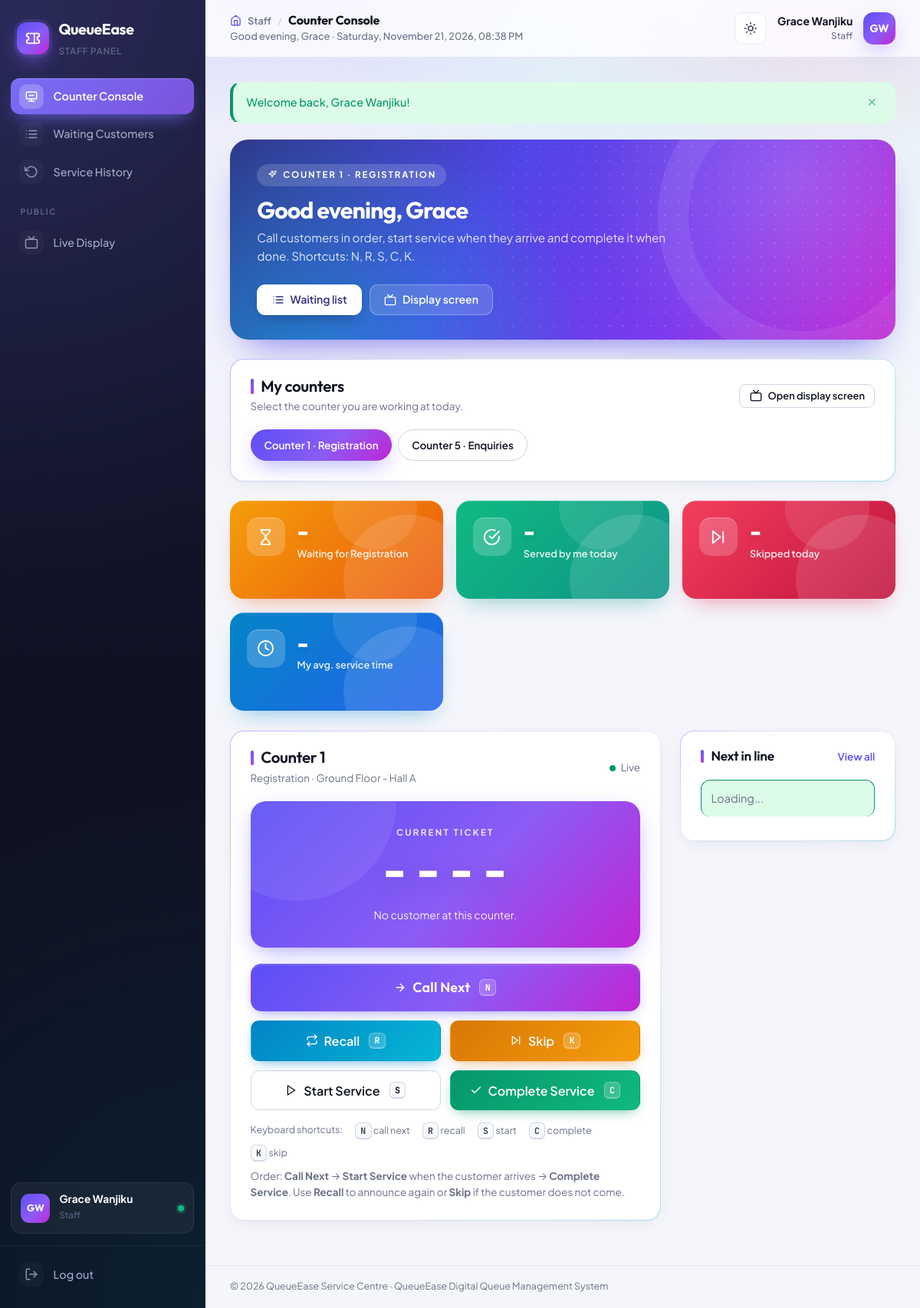
Screenshot of /staff/dashboard.php (signed in) with the database file from the repository.
### tables this page shows
CREATE TABLE users (
    id              INT UNSIGNED NOT NULL AUTO_INCREMENT,
    full_name       VARCHAR(100) NOT NULL,
    email           VARCHAR(150) NOT NULL,
    phone           VARCHAR(20)  DEFAULT NULL,
    password_hash   VARCHAR(255) NOT NULL,
    role            ENUM('admin','staff','customer') NOT NULL DEFAULT 'customer',
    is_active       TINYINT(1)   NOT NULL DEFAULT 1,
    last_login_at   DATETIME     DEFAULT NULL,
    created_at      TIMESTAMP    NOT NULL DEFAULT CURRENT_TIMESTAMP,
    updated_at      TIMESTAMP    NOT NULL DEFAULT CURRENT_TIMESTAMP ON UPDATE CURRENT_TIMESTAMP,
    PRIMARY KEY (id),
    UNIQUE KEY uq_users_email (email),
    KEY idx_users_role (role)
);

CREATE TABLE counters (
    id              INT UNSIGNED NOT NULL AUTO_INCREMENT,
    name            VARCHAR(50)  NOT NULL,
    service_id      INT UNSIGNED NOT NULL,
    location        VARCHAR(100) DEFAULT NULL,
    is_active       TINYINT(1)   NOT NULL DEFAULT 1,
    created_at      TIMESTAMP    NOT NULL DEFAULT CURRENT_TIMESTAMP,
    updated_at      TIMESTAMP    NOT NULL DEFAULT CURRENT_TIMESTAMP ON UPDATE CURRENT_TIMESTAMP,
    PRIMARY KEY (id),
    UNIQUE KEY uq_counters_name (name),
    KEY idx_counters_service (service_id),
    CONSTRAINT fk_counters_service FOREIGN KEY (service_id) REFERENCES services (id)
        ON DELETE RESTRICT ON UPDATE CASCADE
);

CREATE TABLE services (
    id                   INT UNSIGNED NOT NULL AUTO_INCREMENT,
    name                 VARCHAR(100) NOT NULL,
    prefix               VARCHAR(5)   NOT NULL,
    description          VARCHAR(255) DEFAULT NULL,
    avg_service_minutes  SMALLINT UNSIGNED NOT NULL DEFAULT 5,
    is_active            TINYINT(1)   NOT NULL DEFAULT 1,
    created_at           TIMESTAMP    NOT NULL DEFAULT CURRENT_TIMESTAMP,
    updated_at           TIMESTAMP    NOT NULL DEFAULT CURRENT_TIMESTAMP ON UPDATE CURRENT_TIMESTAMP,
    PRIMARY KEY (id),
    UNIQUE KEY uq_services_name (name),
    UNIQUE KEY uq_services_prefix (prefix)
);

### includes/functions.php (called while the page is built, shortened)
<?php
function e($value): string
{
    return htmlspecialchars((string) ($value ?? ''), ENT_QUOTES, 'UTF-8');
}
function url(string $path = ''): string
{
    return BASE_URL . '/' . ltrim($path, '/');
}
function get_flashes(): array
{
    $flashes = $_SESSION['flash'] ?? [];
    return $flashes;
}

### includes/auth.php (called while the page is built, shortened)
<?php
function current_user(): ?array
{
    return $_SESSION['user'] ?? null;
}
function is_logged_in(): bool
{
    return !empty($_SESSION['user']['id']);
}
function require_login(bool $json = false): array
{
    $stmt = db()->prepare('SELECT id, full_name, email, role, is_active FROM users WHERE id = ?');
    $stmt->execute([$_SESSION['user']['id']]);
    $user = $stmt->fetch();
    return $_SESSION['user'];
}
function require_role($roles, bool $json = false): array
{
    $user  = require_login($json);
    $roles = (array) $roles;
    return $user;
}

### config/database.php (called while the page is built)
<?php
function db(): PDO
{
    static $pdo = null;
    if ($pdo === null) {
        $dsn = 'mysql:host=' . DB_HOST . ';port=' . DB_PORT . ';dbname=' . DB_NAME . ';charset=utf8mb4';
        $options = [
            PDO::ATTR_ERRMODE            => PDO::ERRMODE_EXCEPTION,
            PDO::ATTR_DEFAULT_FETCH_MODE => PDO::FETCH_ASSOC,
            PDO::ATTR_EMULATE_PREPARES   => false,
        ];
        try {
            $pdo = new PDO($dsn, DB_USER, DB_PASS, $options);
            $offset = (new DateTime('now'))->format('P');
            $pdo->exec("SET time_zone = '" . $offset . "'");
        } catch (PDOException $e) {
            http_response_code(500);
            $message = APP_DEBUG
                ? 'Database connection failed: ' . $e->getMessage()
                : 'Database connection failed. Please contact the administrator.';
            exit('<div style="font-family:sans-serif;padding:2rem;color:#b91c1c">'
                . htmlspecialchars($message, ENT_QUOTES, 'UTF-8')
                . '<br><small>Check that MySQL is running in XAMPP and that the database "'
                . htmlspecialchars(DB_NAME, ENT_QUOTES, 'UTF-8') . '" has been imported.</small></div>');
        }
    }
    return $pdo;
}

### includes/queue_functions.php (called while the page is built, shortened)
<?php
function get_staff_counters(PDO $pdo, int $staffId): array
{
    $stmt = $pdo->prepare(
        "SELECT c.id, c.name, c.location, c.service_id, s.name AS service_name, s.prefix
           FROM staff_counters sc
           JOIN counters c ON c.id = sc.counter_id AND c.is_active = 1
           JOIN services s ON s.id = c.service_id AND s.is_active = 1
          WHERE sc.user_id = ?
          ORDER BY c.name"
    );
    $stmt->execute([$staffId]);
    return $stmt->fetchAll();
}

### staff/dashboard.php (the view, shortened to what this page needs)
<?php
$user = require_role('staff');
$pdo      = db();
$counters = get_staff_counters($pdo, (int) $user['id']);
$selected   = null;
if (!$selected && $counters) {
    $selected = $counters[0];
}
$pageTitle  = 'Counter Console';
$activeMenu = 'dashboard';
require __DIR__ . '/../includes/header.php';
$hero = [
    'eyebrow' => $selected ? $selected['name'] . ' · ' . $selected['service_name'] : 'Staff console',
    'text'    => $selected
        ? 'Call customers in order, start service when they arrive and complete it when done. Shortcuts: N, R, S, C, K.'
        : 'You are not assigned to a counter yet.',
    'actions' => [
        ['Waiting list', 'staff/waiting.php', 'list', 'light'],
        ['Display screen', 'public/display.php', 'tv', 'glass', true],
    ],
];
require __DIR__ . '/../includes/hero_banner.php';
?>
<?php if (!$counters): ?>
    <div class="card empty-state">
        <div class="empty-icon"><?= icon('monitor') ?></div>
        <h2>No counter assigned</h2>
        <p>You have not been assigned to an active service counter yet. Please ask the administrator to assign you.</p>
    </div>
<?php else: ?>
    <div class="card">
        <div class="card-header">
            <div>
                <h2>My counters</h2>
                <p class="card-subtitle">Select the counter you are working at today.</p>
            </div>
            <a href="<?= url('public/display.php') ?>" target="_blank" rel="noopener" class="btn btn-outline btn-sm"><?= icon('tv') ?> Open display screen</a>
        </div>
        <div class="counter-picker">
            <?php foreach ($counters as $c): ?>
                <a class="counter-chip<?= (int) $c['id'] === (int) $selected['id'] ? ' active' : '' ?>" href="?counter=<?= (int) $c['id'] ?>">
                    <?= e($c['name']) ?> &middot; <?= e($c['service_name']) ?>
                </a>
            <?php endforeach; ?>
        </div>
    </div>
    <div id="console" data-counter="<?= (int) $selected['id'] ?>" data-endpoint="<?= url('queue/api/staff_action.php') ?>">
        <div class="stats-grid">
            <div class="stat-card"><span class="stat-icon tone-warning"><?= icon('hourglass') ?></span><div><div class="stat-value" data-s="waiting_count">-</div><div class="stat-label">Waiting for <?= e($selected['service_name']) ?></div></div></div>
            <div class="stat-card"><span class="stat-icon tone-success"><?= icon('check-circle') ?></span><div><div class="stat-value" data-s="served_today">-</div><div class="stat-label">Served by me today</div></div></div>
            <div class="stat-card"><span class="stat-icon tone-danger"><?= icon('skip') ?></span><div><div class="stat-value" data-s="skipped_today">-</div><div class="stat-label">Skipped today</div></div></div>
            <div class="stat-card"><span class="stat-icon tone-info"><?= icon('clock') ?></span><div><div class="stat-value" data-s="avg_service">-</div><div class="stat-label">My avg. service time</div></div></div>
        </div>
        <div class="grid grid-wide-left">
            <div class="card">
                <div class="card-header">
                    <div>
                        <h2><?= e($selected['name']) ?></h2>
                        <p class="card-subtitle"><?= e($selected['service_name']) ?><?= $selected['location'] ? ' &middot; ' . e($selected['location']) : '' ?></p>
                    </div>
                    <span class="small muted"><span class="live-dot"></span>Live</span>
                </div>
                <div class="console-current">
                    <div class="label" id="currentLabel">Current ticket</div>
                    <span class="ticket-no" id="currentNumber">----</span>
                    <div class="meta" id="currentMeta">No customer at this counter.</div>
                </div>
                <div class="console-actions">
                    <button class="btn btn-primary btn-xl btn-call" data-action="call"><?= icon('arrow-right') ?> Call Next <kbd>N</kbd></button>
                    <button class="btn btn-info btn-lg" data-action="recall"><?= icon('repeat') ?> Recall <kbd>R</kbd></button>
                    <button class="btn btn-warning btn-lg" data-action="skip" data-confirm="Skip this ticket? The customer did not respond."><?= icon('skip') ?> Skip <kbd>K</kbd></button>
                    <button class="btn btn-outline btn-lg" data-action="start"><?= icon('play') ?> Start Service <kbd>S</kbd></button>
                    <button class="btn btn-success btn-lg" data-action="complete"><?= icon('check') ?> Complete Service <kbd>C</kbd></button>
                </div>
                <p class="shortcut-hint mb-0"><span>Keyboard shortcuts:</span><span><kbd>N</kbd> call next</span><span><kbd>R</kbd> recall</span><span><kbd>S</kbd> start</span><span><kbd>C</kbd> complete</span><span><kbd>K</kbd> skip</span></p>
                <p class="small muted mt-1 mb-0">Order: <strong>Call Next</strong> &rarr; <strong>Start Service</strong> when the customer arrives &rarr; <strong>Complete Service</strong>. Use <strong>Recall</strong> to announce again or <strong>Skip</strong> if the customer does not come.</p>
            </div>
            <div class="card">
                <div class="card-header">
                    <h3>Next in line</h3>
                    <a href="<?= url('staff/waiting.php') ?>" class="small">View all</a>
                </div>
                <ul class="waiting-list" id="waitingList"><li class="muted">Loading...</li></ul>
            </div>
        </div>
    </div>
<?php endif; ?>
<?php
require __DIR__ . '/../includes/footer.php';
?>

### includes/header.php (shortened to what this page needs)
<?php
$pageTitle  = $pageTitle ?? 'Dashboard';
$activeMenu = $activeMenu ?? '';
$user       = current_user();
$role       = $user['role'] ?? '';
$menus = [
    'admin' => [
        ['dashboard',     'Dashboard',       'admin/dashboard.php',      'dashboard'],
        ['tickets',       'All Tickets',     'admin/tickets.php',        'ticket'],
        ['section',       'Management'],
        ['services',      'Services',        'admin/services.php',       'layers'],
        ['counters',      'Counters',        'admin/counters.php',       'monitor'],
        ['staff',         'Staff',           'admin/staff.php',          'users'],
        ['assignments',   'Counter Assignments', 'admin/assignments.php', 'link'],
        ['customers',     'Customers',       'admin/customers.php',      'user'],
        ['announcements', 'Announcements',   'admin/announcements.php',  'megaphone'],
        ['section',       'Insights'],
        ['reports',       'Reports',         'reports/index.php',        'chart'],
        ['logs',          'Activity Logs',   'admin/activity_logs.php',  'activity'],
        ['section',       'Public'],
        ['display',       'Live Display',    'public/display.php',       'tv', true],
    ],
    'staff' => [
        ['dashboard', 'Counter Console',   'staff/dashboard.php', 'counter'],
        ['waiting',   'Waiting Customers', 'staff/waiting.php',   'list'],
        ['history',   'Service History',   'staff/history.php',   'history'],
        ['section',   'Public'],
        ['display',   'Live Display',      'public/display.php',  'tv', true],
    ],
    'customer' => [
        ['dashboard', 'My Dashboard',     'customer/dashboard.php',  'dashboard'],
        ['services',  'Get a Ticket',     'customer/get_ticket.php', 'ticket'],
        ['history',   'My Ticket History', 'customer/history.php',   'history'],
        ['section',   'Public'],
        ['display',   'Live Display',     'public/display.php',      'tv', true],
    ],
];
$roleLabels = ['admin' => 'Administrator', 'staff' => 'Staff', 'customer' => 'Customer'];
$initials   = strtoupper(implode('', array_map(fn($w) => mb_substr($w, 0, 1), array_slice(explode(' ', $user['name'] ?? 'U'), 0, 2))));
?>
<!DOCTYPE html>
<html lang="en">
<head>
    <link rel="stylesheet" href="<?= url('assets/css/style.css') ?>">
    <link rel="stylesheet" href="<?= url('assets/css/print.css') ?>" media="print">
</head>
<body class="app-body role-<?= e($role) ?>">
<div class="app-shell">
    <aside class="sidebar" id="sidebar">
        <div class="sidebar-brand">
            <span class="brand-logo"><?= icon('ticket') ?></span>
            <div>
                <strong><?= e(APP_NAME) ?></strong>
                <small><?= e($roleLabels[$role] ?? '') ?> Panel</small>
            </div>
        </div>
        <nav class="sidebar-nav">
            <?php foreach ($menus[$role] ?? [] as $item): ?>
                <?php if ($item[0] === 'section'): ?>
                    <div class="nav-section"><?= e($item[1]) ?></div>
                <?php else: ?>
                    <a href="<?= url($item[2]) ?>" class="nav-link<?= $activeMenu === $item[0] ? ' active' : '' ?>"<?= !empty($item[4]) ? ' target="_blank" rel="noopener"' : '' ?>>
                        <?= icon($item[3]) ?><span><?= e($item[1]) ?></span>
                    </a>
                <?php endif; ?>
            <?php endforeach; ?>
        </nav>
        <div class="sidebar-profile">
            <span class="avatar"><?= e($initials) ?></span>
            <div><strong><?= e($user['name'] ?? '') ?></strong><small><?= e($roleLabels[$role] ?? '') ?></small></div>
            <span class="status-dot" title="Online"></span>
        </div>
        <form method="post" action="<?= url('logout.php') ?>" class="sidebar-logout">
            <button type="submit" class="nav-link nav-button"><?= icon('logout') ?><span>Log out</span></button>
        </form>
    </aside>
    <div class="main-area">
        <header class="topbar">
            <div class="topbar-title">
                <div class="crumbs"><?= icon('home', 'icon crumb-icon') ?><span><?= e($roleLabels[$role] ?? '') ?></span><span class="crumb-sep">/</span><h1><?= e($pageTitle) ?></h1></div>
                <span class="topbar-date"><span data-greeting data-name="<?= e(explode(' ', $user['name'] ?? '')[0]) ?>"></span><span data-live-clock><?= e(date('l, d F Y')) ?></span></span>
            </div>
            <div class="topbar-user">
                <button class="icon-btn theme-toggle" type="button" data-theme-toggle aria-label="Switch light or dark mode" title="Light / dark mode">
                    <?= icon('sun', 'icon icon-sun') ?><?= icon('moon', 'icon icon-moon') ?>
                </button>
                <div class="user-meta">
                    <strong><?= e($user['name'] ?? '') ?></strong>
                    <small><?= e($roleLabels[$role] ?? '') ?></small>
                </div>
                <span class="avatar"><?= e($initials) ?></span>
            </div>
        </header>
        <main class="content">
            <?php foreach (get_flashes() as $flash): ?>
                <div class="alert alert-<?= e($flash['type']) ?>" data-dismissible>
                    <span><?= e($flash['message']) ?></span>
                    <button type="button" class="alert-close" aria-label="Close">&times;</button>
                </div>
            <?php endforeach; ?>

### includes/hero_banner.php (shortened to what this page needs)
<?php
$hour     = (int) date('G');
$greeting = $hour < 12 ? 'Good morning' : ($hour < 17 ? 'Good afternoon' : 'Good evening');
$first    = explode(' ', current_user()['name'] ?? '')[0];
?>
<section class="hero-banner">
    <div>
        <span class="hero-eyebrow"><?= icon('sparkle') ?> <?= e($hero['eyebrow'] ?? APP_NAME) ?></span>
        <h2><?= e($greeting . ($first ? ', ' . $first : '')) ?></h2>
        <p><?= e($hero['text'] ?? '') ?></p>
    </div>
    <?php if (!empty($hero['actions'])): ?>
        <div class="hero-actions">
            <?php foreach ($hero['actions'] as $a): ?>
                <a class="btn btn-<?= e($a[3] ?? 'glass') ?>" href="<?= url($a[1]) ?>"<?= !empty($a[4]) ? ' target="_blank" rel="noopener"' : '' ?>><?= icon($a[2]) ?> <?= e($a[0]) ?></a>
            <?php endforeach; ?>
        </div>
    <?php endif; ?>
</section>

### rows the page displays
users: role "STAFF", full_name "GW", full_name "Grace Wanjiku", role "Staff", full_name "Good evening, Grace"
counters: name.name "COUNTER 1 · REGISTRATION", name.name "Call customers in order, start service when they arrive and complete it when done. Shortcuts: N, R, S, C, K.", name "Counter 1", service.name "Registration", location "Ground Floor - Hall A"
counters: name "Counter 5", service.name "Enquiries"
services: name "Registration"

### other values shown
APP_NAME "QueueEase"
$item[1] "Counter Console"
$item[1] "Waiting Customers"
$item[1] "Service History"
$item[1] "PUBLIC"
$item[1] "Live Display"
$pageTitle "Counter Console"
$flash['message'] "Welcome back, Grace Wanjiku!"
$a[0] "Waiting list"
$a[0] "Display screen"
INSTITUTION_NAME "QueueEase Service Centre"
APP_TAGLINE "Digital Queue Management System"
